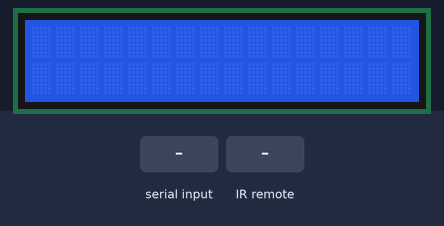
A sketch run on a simulated Arduino Uno, built with avr-gcc and run on an emulated ATmega328P. Parts: 16×2 character LCD. Inputs (shaded band) come from the test bench. What the sketch prints to the serial monitor is not drawn.

Above: at 1.2 s.
1.3 s: byte 30 received over Serial
At 2.2 s:
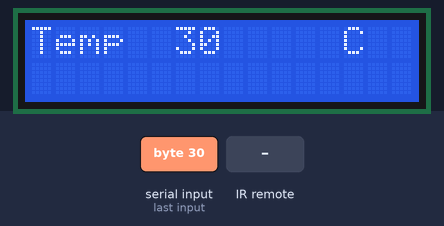
2.8 s: infrared code 0xFFA25D received
At 4.0 s:
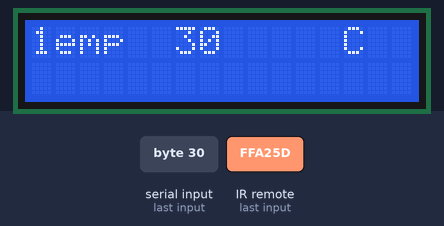
4.3 s: byte 90 received over Serial
At 5.5 s:
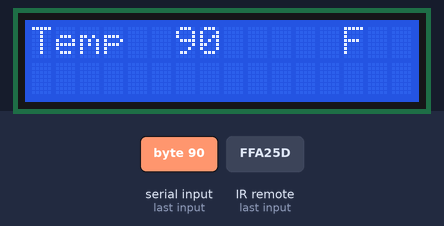
5.8 s: infrared code 0xFFA25D received
At 6.3 s:
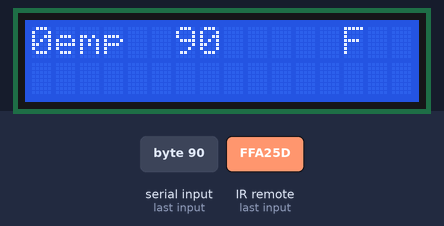
7.3 s: byte 120 received over Serial
At 8.1 s:
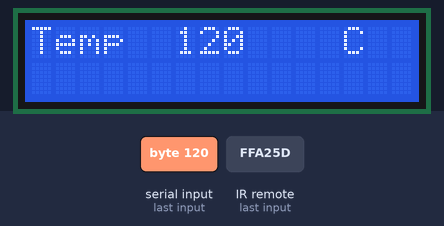
Timing chart, 0 to 9.8 s (numbered marks = the images above; inputs shaded):
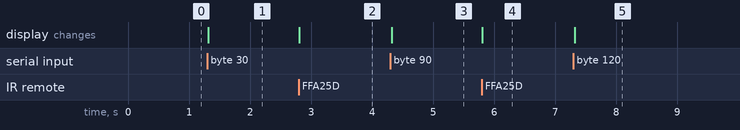

The sketch:

Client.ino
```cpp
#include <LiquidCrystal.h>
#include "IRremote.h"

int tempDesired = 0;
int tempReceived = 0;
int receiver = 13;
float tempF = 10.0;
float tempC = 5.0;

LiquidCrystal lcd(7, 8, 9, 10, 11, 12);
IRrecv irrecv(receiver);
decode_results results;

void setup() {

  Serial.begin(9600);
  lcd.begin(16, 2);
  irrecv.enableIRIn();

}

void loop() {

  if (Serial.available() > 0) {
    tempReceived = Serial.read();

    Serial.print("Received: ");
    Serial.println(tempReceived, DEC);

    lcd.setCursor(0, 0);

    if (tempDesired == 1) {

      lcd.print("Temp         F  ");

    } else {

      lcd.print("Temp         C  ");

    }

    lcd.setCursor(6, 0);
    lcd.print(tempReceived);

  }

  if (irrecv.decode(&results)) {
    if (results.value == 0xFFA25D) {
      if (tempDesired == 0) {
        tempDesired = 1;
      } else {
        tempDesired = 0;
      }
    }
    Serial.println(tempDesired);
    lcd.setCursor(0, 0);
    lcd.print(tempDesired);
    irrecv.resume();
  }

  Serial.write(tempDesired);

}
```

Measured:
- after the input at 1.3 s, the display: changes at once (image 1)
- after the input at 2.8 s, the display: changes at once (image 2)
- after the input at 4.3 s, the display: changes at once (image 3)
- after the input at 5.8 s, the display: changes at once (image 4)
- after the input at 7.3 s, the display: changes at once (image 5)
